Frame 1 (no input): blank canvas, image omitted
Frame 60 (the mouse pressed at the canvas centre just before this capture): blank canvas, image omitted
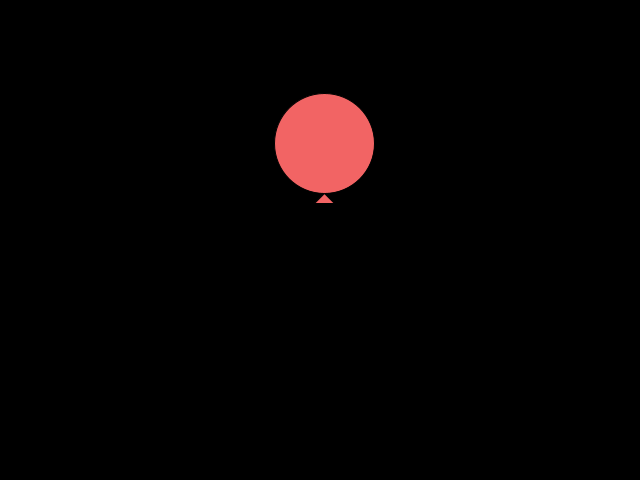
Frame 120 (the mouse held since frame 60 and released just before this capture)

The Processing sketch whose frames 1 and 60 were blank and that drew this single picture after the mouse press (run headless with seeded random() and noise(); from frame 60 on, the mouse is pressed at the canvas centre):

// Processing sketch: globos
// ── globos.pde
class Globo
{
  float x, y,vx,vy;
  color c;
  Globo (float _x, float _y)
  {
   x=_x;
   y=_y; 
   vx=random(-0.25,0.25);
   vy=random(-2,-0.5);
   c = color(random(0,255),100,100);
  }

  void update()
  {
    y+=vy;
    x+=vx;
  }

  void dibujate()
  {
    fill(c);
      ellipse(x,y,100,100);
      triangle(x,y+50,x-10,y+60,x+10,y+60);
  }
  
}

ArrayList<Globo> globos;


void setup()
{
  size(640,480);
  globos = new ArrayList<Globo>();  
}

void draw()
{
  background(0);
  for(int i=0;i<globos.size();i++)
  {
    globos.get(i).update();
    globos.get(i).dibujate();
  }
}

void mousePressed()
{
  globos.add(new Globo(mouseX,mouseY));
}
